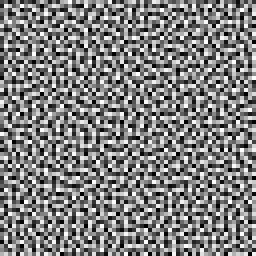
#> input picture source/blue2d_64x64_13.png, 64 x 64 px, given in place of blue2d_64x64_0.png, which was not available (shown 4 times larger)
$ python MakeDFTs.py
#> lines starting #> are read from the running program, lines starting #| are printed output that depends on the picture; pictures that were not available may be replaced by others from this repository, and a replacement may not be noted

import imageio
import numpy as np
from skimage import exposure
from PIL import Image, ImageFont, ImageDraw
import sys

filePatterns=[
    "blue2d_64x64",
    "blue3d_64x64x64",
    "blue2dx1d_64x64x64"
]

projections=[
    "xy",
    "xz"
]

label_font = ImageFont.truetype('arial.ttf', 10)

# Combine the first three blue2d_64x64 images into a vec2 and a vec3, so we can compare it to a real vec3
blue2D_RGB = np.empty([64, 64, 3], dtype=np.uint8)
blue2D_RGB[:,:,0] = imageio.imread("source/blue2d_64x64_0.png")
blue2D_RGB[:,:,1] = imageio.imread("source/blue2d_64x64_1.png")
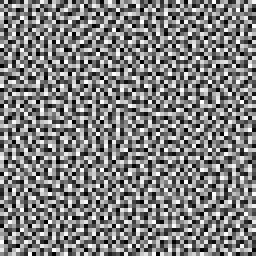
#> input picture source/blue2d_64x64_1.png, 64 x 64 px (shown 4 times larger)
blue2D_RGB[:,:,2] = 0
imageio.imwrite("out/blue2d_64x64_RG.png", blue2D_RGB)
blue2D_RGB[:,:,2] = imageio.imread("source/blue2d_64x64_2.png")
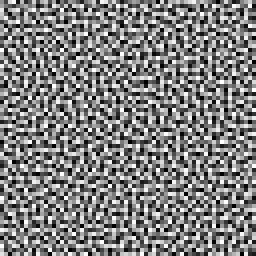
#> input picture source/blue2d_64x64_15.png, 64 x 64 px, given in place of blue2d_64x64_2.png, which was not available (shown 4 times larger)
imageio.imwrite("out/blue2d_64x64_RGB.png", blue2D_RGB)

blue2D_RGB = blue2D_RGB.astype(float) / 255.0

# make channel wise dft of the vec2 and vec3 images we made
blue2D_R_DFT = np.fft.fft2(blue2D_RGB[:,:,0])
blue2D_R_DFT2 = np.fft.fftshift(blue2D_R_DFT)
blue2D_R_DFT3 = np.abs(blue2D_R_DFT2);
blue2D_R_DFT4 = np.log(1+blue2D_R_DFT3)
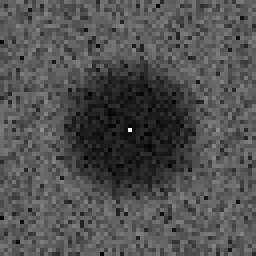
#> blue2D_R_DFT4: shape (64, 64) float64 (shown 4 times larger); min 0.0837, max 7.63, mean 2.49; drawn with min black and max white
blue2D_R_DFT5 = blue2D_R_DFT4 / max(1, np.amax(blue2D_R_DFT4))

blue2D_G_DFT = np.fft.fft2(blue2D_RGB[:,:,1])
blue2D_G_DFT2 = np.fft.fftshift(blue2D_G_DFT)
blue2D_G_DFT3 = np.abs(blue2D_G_DFT2);
blue2D_G_DFT4 = np.log(1+blue2D_G_DFT3)
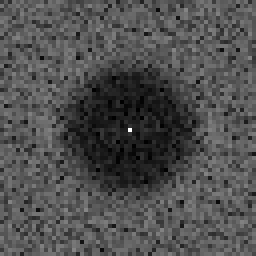
#> blue2D_G_DFT4: shape (64, 64) float64 (shown 4 times larger); min 0.127, max 7.63, mean 2.47; drawn with min black and max white
blue2D_G_DFT5 = blue2D_G_DFT4 / max(1, np.amax(blue2D_G_DFT4))

blue2D_B_DFT = np.fft.fft2(blue2D_RGB[:,:,2])
blue2D_B_DFT2 = np.fft.fftshift(blue2D_B_DFT)
blue2D_B_DFT3 = np.abs(blue2D_B_DFT2);
blue2D_B_DFT4 = np.log(1+blue2D_B_DFT3)
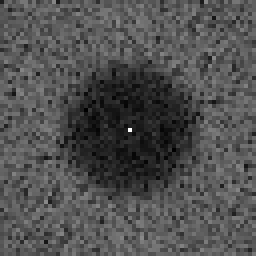
#> blue2D_B_DFT4: shape (64, 64) float64 (shown 4 times larger); min 0.11, max 7.63, mean 2.48; drawn with min black and max white
blue2D_B_DFT5 = blue2D_B_DFT4 / max(1, np.amax(blue2D_B_DFT4))

blue2D_RGB[:,:,0] = blue2D_R_DFT5
blue2D_RGB[:,:,1] = blue2D_G_DFT5
blue2D_RGB[:,:,2] = 0
imageio.imwrite("out/blue2d_64x64_RG.mag.png", (blue2D_RGB * 255.0).astype(np.uint8))
blue2D_RGB[:,:,2] = blue2D_B_DFT5
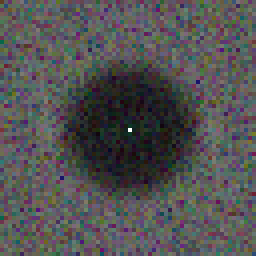
#> blue2D_RGB: shape (64, 64, 3) float64 (shown 4 times larger); mean R, G, B 0.326, 0.324, 0.326
imageio.imwrite("out/blue2d_64x64_RGB.mag.png", (blue2D_RGB * 255.0).astype(np.uint8))

# make a combined DFT
blue2D_R_DFT = np.fft.fft2(blue2D_RGB[:,:,0])
blue2D_R_DFT2 = np.fft.fftshift(blue2D_R_DFT)

blue2D_G_DFT = np.fft.fft2(blue2D_RGB[:,:,1])
blue2D_G_DFT2 = np.fft.fftshift(blue2D_G_DFT)

blue2D_B_DFT = np.fft.fft2(blue2D_RGB[:,:,2])
blue2D_B_DFT2 = np.fft.fftshift(blue2D_B_DFT)

blue2D_DFT2 = np.sqrt(blue2D_R_DFT2*blue2D_R_DFT2 + blue2D_G_DFT2*blue2D_G_DFT2)
blue2D_DFT3 = np.abs(blue2D_DFT2);
blue2D_DFT4 = np.log(1+blue2D_DFT3)
blue2D_DFT5 = blue2D_DFT4 / max(1, np.amax(blue2D_DFT4))
imageio.imwrite("out/blue2d_64x64_RG.mag.combined.png", (blue2D_DFT5 * 255.0).astype(np.uint8))

blue2D_DFT2 = np.sqrt(blue2D_R_DFT2*blue2D_R_DFT2 + blue2D_G_DFT2*blue2D_G_DFT2 + blue2D_B_DFT2*blue2D_B_DFT2)
blue2D_DFT3 = np.abs(blue2D_DFT2);
blue2D_DFT4 = np.log(1+blue2D_DFT3)
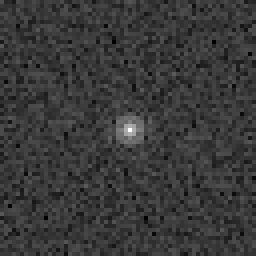
#> blue2D_DFT4: shape (64, 64) float64 (shown 4 times larger); min 0.439, max 7.74, mean 2.09; drawn with min black and max white
blue2D_DFT5 = blue2D_DFT4 / max(1, np.amax(blue2D_DFT4))
imageio.imwrite("out/blue2d_64x64_RGB.mag.combined.png", (blue2D_DFT5 * 255.0).astype(np.uint8))

# make channel wise dft of the actual vec2 blue noise image
imageIn = imageio.imread("source/blue2d_vec2_64x64.png")
#> imageIn is the input picture: shape (64, 64); min 0, max 255, mean 127.5
#> (the run stopped early here; a loop or call above may not have finished)
